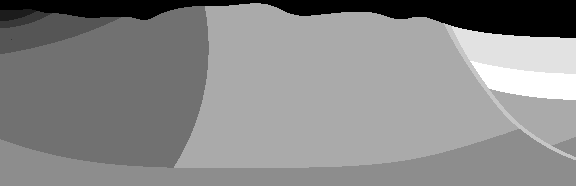
%> input picture usr/units.tiff, 576 x 186 px
$ octave Thermal_ref.m   (GNU Octave 9; MATLAB toolbox functions it lacks are replaced by stand-ins)
%> lines starting %> are read from the running program, lines starting %| are printed output that depends on the picture; in (x1, y1, x2, y2) boxes, pixels count from 0 and x2, y2 are one past the last pixel; in counts of white or black regions, pixels touching at a corner belong together; the program's own positions count from 1
### src/main.m
%*****  2D ADVECTION DIFFUSION MODEL OF HEAT TRANSPORT  *******************

%*****  Initialise Model Setup

% create coordinate vectors
xc = h/2:h:W-h/2;          % x-coordinate vector for cell centre positions [m]
zc = h/2:h:D-h/2;          % z-coordinate vector for cell centre positions [m]
xf = 0:h:W ;               % x-coordinate vector for cell face positions [m]
zf = 0:h:D ;               % z-coordinate vector for cell face positions [m]
[Xc,Zc] = meshgrid(xc,zc); % create 2D coordinate arrays

% set up ghosted index lists for boundary conditions
switch BC
    case 'periodic'
        % 3-point stencil            |-- i-1 --|-- i --|-- i+1 --|
        % 5-point stencil  |-- i-2 --|-- i-1 --|-- i --|-- i+1 --|-- i+2 --|
        ix3 = [      Nx, 1:Nx, 1   ];  iz3 = [      Nz, 1:Nz, 1   ];
        ix5 = [Nx-1, Nx, 1:Nx, 1, 2];  iz5 = [Nz-1, Nz, 1:Nz, 1, 2];

    case 'insulating'
        % example non-periodic indexing for N=4
        % 3-point stencil            |-- i-1 --|-- i --|-- i+1 --|
        % 5-point stencil  |-- i-2 --|-- i-1 --|-- i --|-- i+1 --|-- i+2 --|
        ix3 = [   1, 1:Nx, Nx    ];    iz3 = [   1, 1:Nz, Nz    ];
        ix5 = [1, 1, 1:Nx, Nx, Nx];    iz5 = [1, 1, 1:Nz, Nz, Nz];
end

% set initial coefficient fields
kT     = kT0     .* ones(Nz,Nx);         % matrix of initial thermal conductivity [W/m/K]
alphaT = alphaT0 .* ones(Nz,Nx);         % matrix of initial thermal expansivity  [W/m/K]
cP     = cP0     .* ones(Nz,Nx);         % heat capacity [J/kg/K]
rho    = rho0    .* ones(Nz,Nx);         % density [kg/m3]
Qr     = Qr0     .* ones(Nz,Nx);         % heat production [W/m3]

% pressure field
p = zeros(Nz,Nx);
resP = p*0;

switch MODE
    case 'VERIFY'
        KD = zeros(Nz,Nx);
        qbot = 0;
        air = false(Nz,Nx);

        % constant velocities
        w = w0 * ones(Nz+1, Nx);
        u = u0 * ones(Nz, Nx+1);


    case 'SIM'
        % KD Darcy mobility field
        KD = KD0 .* ones(Nz,Nx);
        % Initial Darcy flux
        u = zeros(Nz,Nx+1);          % x-face flux
        w = zeros(Nz+1,Nx);          % z-face flux
end

% set initial temperature field
switch MODE
    case 'VERIFY'
        Ta = analytical(T0,dT,sgm0,k0,u0,w0,Xc,Zc,D,W,0);
        T=Ta;
    case 'SIM'
        dr = randn(Nz,Nx);
        dr = imgaussfilt(dr,1);
        T = Ttop + geo * (zc(:) * ones(1,Nx)) + dr*1;
        T(air) = Ttop;
end
Tin  = T;
resT = T*0;
dTdt = 0*T;

% initialise darcy velocity
switch MODE
    case 'SIM'
    rhoW = rhoW0 .* (1 - alphaT.*(T - Tref));
    Drho = rhoW - mean(rhoW,2);
    [u,w,resP] = darcy_flux(p, Drho, g, KD, h, ix3, iz3);
end

% set time step size (Courant–Friedrichs–Lewy condition)
dt_adv = (h/2)   / (max(abs(u(:))) + max(abs(w(:))) + eps);
dt_dff = (h/2)^2 / max(kT(:)./rho(:)./cP(:) + eps);
dt     = CFL * min(dt_adv,dt_dff);               % time step [s]

dt_init = dt;

% pseudo-transient iterative step
dtau = (h/2)^2 ./ max(KD(:) + eps);

% Initialise time count variables
t = 0;  % initial time [s]
k = 0;  % initial time step count


switch MODE
    case 'VERIFY'
        % initialise output figure with initial condition
        figure(1); clf
        makefigverify(xc,zc,T,Ta,t/yr);
    case 'SIM'
        figure(2); clf
        initialfig(xc,zc,T,KD,Qr,kT,t/yr); fig2=figure(2);
        fig_2 = ['../out/',runID,'/',runID,'_','initialfig','_',num2str(k)];
        print(fig2,fig_2,'-dpng','-r300','-image');

end


%*****  Solve Model Equations
while t <= tend

    % Print time step information
    fprintf(1,'*****  step %d;  dt = %4.4e;  time = %4.4e [yr]\n\n',k,dt/yr,t/yr)

    % store previous T and dTdt
    To = T;
    k = k + 1;

    switch MODE

        % constant velocity, No Darcy flow, pure advection diffusion
        case 'VERIFY'
                switch TINT % select explicit time integration scheme
                    case 'FE1'  % 1st-order Forward Euler time integration scheme
                        % get rate of change
                        dTdt = diffusion(T,kT,h,ix3,iz3,qbot)./(rho.*cP)  ...
                             + advection(T,u,w,h,ix5,iz5,ADVN) ...
                             + Qr./(rho.*cP);


                    case 'RK2'  % 2nd-order Runge-Kutta time integration scheme
                        dTdt_half = diffusion(T                ,kT,h,ix3,iz3,qbot)./(rho.*cP) ...
                                  + advection(T               ,u,w,h,ix5,iz5,ADVN) ...
                                  + Qr./(rho.*cP);
                        dTdt      = diffusion(T+dTdt_half*dt/2,kT, h,ix3,iz3,qbot)./(rho.*cP) ...
                                  + advection(T+dTdt_half*dt/2,u,w,h,ix5,iz5,ADVN) ...
                                  + Qr./(rho.*cP);
                end
                % update temperature
                T = T + dTdt * dt;

                % *****  calculate and display numerical error norm
                Ta  = analytical(T0,dT,sgm0,k0,u0,w0,Xc,Zc,D,W,t);
                Err = rms(T - Ta, 'all') / rms(Ta, 'all');

                disp(' ');
                disp(['Advection scheme: ',ADVN]);
                disp(['Time integration scheme: ',TINT]);
                disp(['Numerical error norm = ',num2str(Err)]);
                disp(' ');


                if ~mod(k,2*nop)
                    figure(7); clf
                    makefigverify(xc,zc,T,Ta,t/yr); fig7=figure(7);
                    fig_7 = ['../out/',runID,'/',runID,'_','Verifyplot','_',num2str(floor(k/(2*nop)))];
                    print(fig7,fig_7,'-dpng','-r300','-image');
                    pause(0.1);
                end


        % Full Darcy/geothermal model
        case 'SIM'

            %%%%%%%%%%%%--------------
            % if time < x years then Darcy is off
            %%%%%%%%%%%%----------------
            if t < tDarcyOn

                % Zero Darcy velocities
                u(:) = 0;
                w(:) = 0;

                dt_dff = (h/2)^2 / max(kT(:)./rho(:)./cP(:) + eps);
                dt     = CFL * dt_dff;               % time step [s]

                % Temperature update (no advection)
                dTdt = diffusion(T,kT,h,ix3,iz3,qbot)./(rho.*cP) ...
                     + Qr./(rho.*cP);

                T = T + dTdt * dt;

                % Enforce surface / air BC
                T(air) = Ttop;
                %T(1,:) = Ttop;


            %**********
            % After x years turn Darcy on
            %************
            else
                % initiate small perturbation when Darcy starts
                if t >= tDarcyOn && t < tDarcyOn + dt
                    T(~air) = T(~air) + 0.1*randn(nnz(~air),1);
                end

                % update pseudo-transient iterative step
                dtau = (h/2)^2 ./ max(KD(:) + eps);

                dTdto = dTdt;
                itP     = 0;
                res_rms = 1;
                dp      = 0*p;

                while res_rms >= tolP

                    % Temperature dependant density
                    rhoW = rhoW0 .* (1 - alphaT.*(T - Tref));
                    Drho = rhoW - mean(rhoW,2);

                    % Get Darcy flux, residuals,
                    % close boundaries in function
                    [u,w,resP] = darcy_flux(p, Drho, g, KD, h, ix3, iz3);
                    w(2:end,:) = (~air).*w(2:end,:);

                    % pressure update
                    dp = - alpha * dtau * resP + beta*dp;
                    p = p + dp;

                    % Root mean square error of residuals
                    den = max(rms(p(:)), 1e-10);
                    res_rms = rms(dtau*resP(:))/ den;

                    % print model progress
                    if ~mod(itP,nop)
                        fprintf('\n\n')
                        fprintf('*************************************************************\n');
                        fprintf('*****  GEOTHERMAL MODEL | %s  **************\n',datetime('now'));
                        fprintf('*************************************************************\n');
                        % Print time step information
                        fprintf(1,'*****  step %d;  dt = %4.4e; dtau = %4.4e;  time = %4.4e [yr]\n\n',k,dt/yr,dtau/yr,t/yr)
                        fprintf('\n   run ID: %s \n\n',runID);
                        fprintf(1,'  ---  iter %d;  res norm = %4.4e \n',itP,res_rms);
                        fprintf("T min/max: %g %g\n", min(T(~air),[],'all'), max(T(~air),[],'all'));
                       % fprintf("P min/max: %g %g\n", min(p(~air),[],'all'), max(p(~air),[],'all'));


                    end

                    if itP >= 1e6
                        break
                    end

                    itP = itP + 1;
            end


            % update Temperature
            dTdt = diffusion(T,kT,h,ix3,iz3,qbot)./(rho.*cP)  ...
                 + advection(T,u,w,h,ix5,iz5,ADVN) ...
                 + Qr./(rho.*cP);

            % set time step size (Courant–Friedrichs–Lewy condition)
            dt_adv = (h/2)   / (max(abs(u(:))) + max(abs(w(:))) + eps);
            dt_dff = (h/2)^2 / max(kT(:)./rho(:)./cP(:) + eps);
            dt     = CFL * min(dt_adv,dt_dff);               % time step [s]

            resT = T - To - (dTdto+dTdt)/2 * dt;

            % fix air layer temperature
            resT(air) = 0;
            T(air) = Ttop;
            %T(1,:)   = Ttop;

            T = T - resT/3;
                end

            % plot model progress
            if ~mod(k,nop)
                figure(3); clf
                Tempfig(xc,zc,T,t/yr); fig3=figure(3);
                figure(4); clf
                isotherm2D(xc,zc,T,t/yr); fig4=figure(4);
                figure(5); clf
                plotdrill(xc,zc,T,air,x_dh,zdrill,Tdrill,t,yr); fig5=figure(5);
                figure(6); clf
                isothermplot(xc,zc,T,air,x_pds,t,yr); fig6=figure(6);
                % [4 lines of commented-out code are left out]
                pause(0.1);
            end

            % set file name to runID_figtype_(frame#).mat and place in ../out/runID/
            % save figure handle 'fig1' every '20*nop' time steps
            if ~mod(k,20*nop)
             fig_3      = ['../out/',runID,'/',runID,'_','Tempfig',     '_',num2str(floor(k/(20*nop)))];
             fig_4   = ['../out/',runID,'/',runID,'_','isotherm2D',  '_',num2str(floor(k/(20*nop)))];
             fig_5    = ['../out/',runID,'/',runID,'_','plotdrill',   '_',num2str(floor(k/(20*nop)))];
             fig_6 = ['../out/',runID,'/',runID,'_','isothermplot','_',num2str(floor(k/(20*nop)))];
             print(fig3,fig_3,'-dpng','-r300','-image');
             print(fig4,fig_4,'-dpng','-r300','-image');
             print(fig5,fig_5,'-dpng','-r300','-image');
             print(fig6,fig_6,'-dpng','-r300','-image');
            end

    end

    % increment time
    t = t + dt;
end


switch MODE
    case 'VERIFY'
    % *****  calculate and display numerical error norm
    Ta  = analytical(T0,dT,sgm0,k0,u0,w0,Xc,Zc,D,W,t);
    Err = rms(T - Ta, 'all') / rms(Ta, 'all');

    disp(' ');
    disp(['Advection scheme: ',ADVN]);
    disp(['Time integration scheme: ',TINT]);
    disp(['Numerical error norm = ',num2str(Err)]);
    disp(' ');
end


%**************************************************************************
%*****  Utility Functions  ************************************************


%**************************************************************************
%*****  Function to calculate diffusion rate

% [29 lines left out: function diffusion, not called in this run]

%**************************************************************************
%*****  Function to calculate advection rate

% [133 lines left out: function advection, not called in this run]


% Function for Darcy flux**********************************
% [25 lines left out: function darcy_flux, not called in this run]


%****function to calculate the analytical temperature at time t
% [14 lines left out: function analytical, not called in this run]


%*****  Function to make Temperature output figure
% [6 lines left out: function Tempfig, not called in this run]


%*****  Function to make verification figure (verify against analytical solution)
% [13 lines left out: function makefigverify, not called in this run]

%*****  Function to make output figure of initial values
% [22 lines left out: function initialfig, not called in this run]

%***** Function to plot the model profile at a given x coordinate
% Granite Drillhole approx x = 5000 plus minus 100
% Proposed drillsite approx x = 11200

% [42 lines left out: function plotdrill, not called in this run]


% function to create isotherm depths at drillsite (with copilot assistance)
% [45 lines left out: function isothermplot, not called in this run]


% function to create 2D isotherm depths across domain
% [18 lines left out: function isotherm2D, not called in this run]

### usr/Thermal_ref.m
%***** RUN 2D MODEL FROM IMAGE ***********************************
% Reference Case
% He1 Qr = 4.5e-6
% He2 Qr = 6.0e-6
% Fz  KD = 2.2e-7


% clear workspace
clear all; close all; %clc;

% load model setup from image, reduce to target grid size
n_units = 10;                    % number of rock units contained in image
units   = imread('units.tiff');  % read in cross section with rock units
%> units is the input picture: size 186x576 uint16; min 1, max 10, mean 5.85
reduce  = 3;                     % reduce model resolution by factor
units   = imresize(units,1/reduce,'method','nearest');  % resize units map to model size
%> units: size 62x192 uint16

% set model dimensions
W       = 16e3;        % domain width (corresponds to width of geological cross section) [m]
[Nz,Nx] = size(units); % grid size according to units map
%> Nz = 62; Nx = 192
D       = W*Nz/Nx;     % domain depth (according to grid aspect ratio)
%> D = 5166.7
h       = W/Nx;        % grid spacing
%> h = 83.33

% material properties for each rock unit (update based on your calibration)

matprop = [
% unit  kT    rho    cP     Qr    KD
   1   0.5   1000   1000   0e-6   1e-9   % air/water
   2   1.37	 2078	1625   0e-6   9e-8   % Sa
   3   1.43	 2153	1398   0e-6   4e-10  % Si
   4   1.93	 2106	1802   0e-6   1e-7   % Gr
   5	2.7	 2500	 820   4.5e-6 1e-11   % He1
   6	2.7	 3000	1000   0e-6   1e-11   % Bg
   7	2.7	 2600	830    6.0e-6 1e-11   % He2
   8    2.5	 2300	1000   0e-6   2.2e-7 % Fz
   9    1.7  2037	1451   0e-6   1e-9   % Ms
  10    1.9  2133	1209   0e-6   1e-10]; % Cm
air   = units==1;
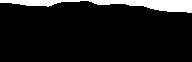
%> air: size 62x192 logical; 9.4% white; 1 white region, box (x1, y1, x2, y2) and area: (0, 0, 192, 13) 1119
fault = units==8;
%> fault: size 62x192 logical; 0.74% white in thin lines or dots, all inside (x1, y1, x2, y2) = (148, 8, 192, 53)


% get coefficient fields based on spatial distribution of rock units from image
kT0  = reshape(matprop(units,2),Nz,Nx);  % thermal conductivity [W/m/K]
rho0 = reshape(matprop(units,3),Nz,Nx);  % density [kg/m3]
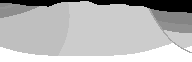
%> rho0: size 62x192 double; min 1000, max 3000, mean 2438.2; drawn with min black and max white
cP0  = reshape(matprop(units,4),Nz,Nx);  % heat capacity [J/kg/K]
Qr0  = reshape(matprop(units,5),Nz,Nx);  % heat productivity [W/m3]
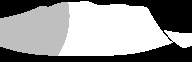
%> Qr0: size 62x192 double; min 0, max 6e-06, mean 3.59e-06; drawn with min black and max white
KD0  = reshape(matprop(units,6),Nz,Nx);  % segregation mobility [m2/Pas]
KD0  = imgaussfilt(KD0,1);               % apply some smoothing for numerical stability
KD0(air)=0;
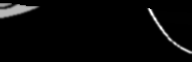
%> KD0: size 62x192 double; min 0, max 1.38e-07, mean 4.11e-09; drawn with min black and max white
%> `T(air) = Ttop;`:
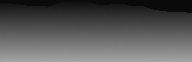
%> T: size 62x192 double; min 10, max 164.7, mean 86.6
%> `resT = T*0;`: resT: size 62x192 double; every value is 0
%> `rhoW = rhoW0 .* (1 - alphaT.*(T - Tref));`:
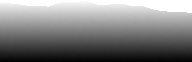
%> rhoW: size 62x192 double; min 998.5, max 1000, mean 999.2; drawn with min black and max white
%> `Drho = rhoW - mean(rhoW,2);`:
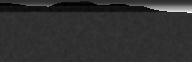
%> Drho: size 62x192 double; min -0.0717, max 0.305, mean 3.22e-14; drawn with min black and max white

u0    = 1e-6;          % advection x-speed [m/s]
w0    = 1e-6;          % advection z-speed [m/s]

% darcy flow parameters
g       = 9.81;        % gravity [m/s^2]
alphaT0 = 1e-5;        % thermal expansivity  [1/K]
rhoW0   = 1000;        % density of water [kg/m3]
Ttop    = 10;          % top temperature [C]
Tref    = Ttop;        % reference temperature for density law

BC    = 'insulating';  % boundary condition option flag ('insulating', 'periodic')
ADVN  = 'UPW3';        % advection scheme ('UPW1', 'CFD2', 'UPW3')
TINT  = 'RK2';         % time integration scheme (Explicit:'FE1', 'RK2')
MODE  = 'SIM';         % Verfification or simulation ('VERIFY','SIM')

yr    = 3600*24*365;   % seconds per year [s]
tend  = 5e5*yr;        % stopping time [s]
CFL   = 1/4;           % time step limiter
nop   = 200;           % make output figure every 'nop' time steps
tolP  = 1e-6;          % Pressure tolerance [Pa]
alpha = 0.80;          %
beta  = 0.80;
geo   = 0.03;          % geotherm [K/m]
qbot  = 0.06;          % vertical upward heat flux at boundary [W/m^2]


% Diffusion and Basal Heat flux only (no radiogenic heating/Darcy
% mobility)   *****uncomment and run*****
% Qr0(:) = 0;    % No radiogenic heating
% KD0(:)   = 0;  % No Darcy flow
% alphaT0  = 0;  % No thermal expansivity
% u0 = 0; w0 = 0;


% drillhole data D
zdrill = [51; 150; 249; 351; 450; 550; 649; 749; 850; 950; 1049; 1150; 1253; 1352];
Tdrill = [ 15.1; 15.9; 21.5; 21.0; 25.0; 28.3; 31.6; 35.7; 40.4; 43.2; 45.6; 50.8; 55.4; 56.4];
x_dh = 5000;


% proposed drill site C location
x_pds = 11200;

% alternative locations
x_altleft  = 9000;
x_altright = 13500;

% Turn on Darcy flow after n years
tDarcyOn = 3e5 * yr; % [s]


runID = 'thermal_ref';

% create output directory
if ~isfolder(['../out/',runID]) % check if output directory exists
 mkdir(['../out/',runID]); % if not then create it
end

%*****  RUN MODEL
run('../src/main.m');
%> (this line was passed over: darcy_flux is not available in this run)
